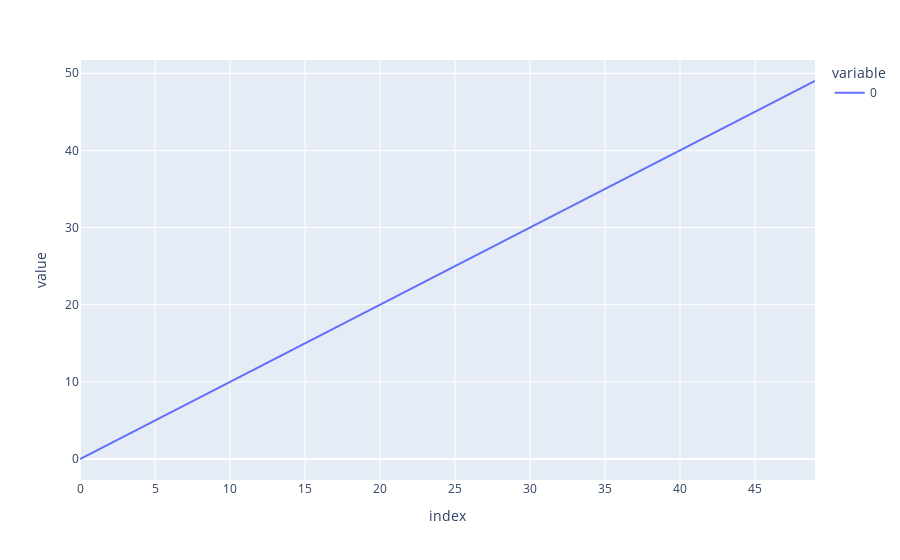

This figure's notebook cell:
### Code cell
fig = px.line(a)
fig.show()

### Figure 1 — Plotly figure (JSON) as saved in the notebook; plotly's stock layout.template omitted (floating-point values rounded to 4 significant figures)
{"data": [{"hovertemplate": "variable=0<br>index=%{x}<br>value=%{y}<extra></extra>", "legendgroup": "0", "line": {"color": "#636efa", "dash": "solid"}, "marker": {"symbol": "circle"}, "mode": "lines", "name": "0", "orientation": "v", "showlegend": true, "type": "scatter", "x": [0, 1, 2, 3, 4, 5, 6, 7, 8, 9, 10, 11, 12, 13, 14, 15, 16, 17, 18, 19, 20, 21, 22, 23, 24, 25, 26, 27, 28, 29, 30, 31, 32, 33, 34, 35, 36, 37, 38, 39, 40, 41, 42, 43, 44, 45, 46, 47, 48, 49], "xaxis": "x", "y": [0, 1, 2, 3, 4, 5, 6, 7, 8, 9, 10, 11, 12, 13, 14, 15, 16, 17, 18, 19, 20, 21, 22, 23, 24, 25, 26, 27, 28, 29, 30, 31, 32, 33, 34, 35, 36, 37, 38, 39, 40, 41, 42, 43, 44, 45, 46, 47, 48, 49], "yaxis": "y"}], "layout": {"legend": {"title": {"text": "variable"}, "tracegroupgap": 0}, "margin": {"t": 60}, "xaxis": {"anchor": "y", "domain": [0, 1], "title": {"text": "index"}}, "yaxis": {"anchor": "x", "domain": [0, 1], "title": {"text": "value"}}}}
